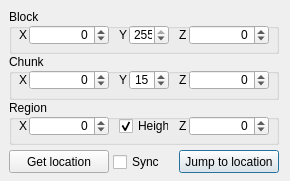
<?xml version="1.0" encoding="UTF-8"?>
<ui version="4.0">
 <class>JumpTo</class>
 <widget class="QDialog" name="JumpTo">
  <property name="geometry">
   <rect>
    <x>0</x>
    <y>0</y>
    <width>290</width>
    <height>181</height>
   </rect>
  </property>
  <property name="windowTitle">
   <string>Dialog</string>
  </property>
  <widget class="QWidget" name="verticalLayoutWidget">
   <property name="geometry">
    <rect>
     <x>9</x>
     <y>9</y>
     <width>270</width>
     <height>181</height>
    </rect>
   </property>
   <layout class="QVBoxLayout" name="verticalLayout">
    <property name="spacing">
     <number>0</number>
    </property>
    <item>
     <widget class="QGroupBox" name="groupBox_Blocks">
      <property name="title">
       <string>Block</string>
      </property>
      <widget class="QSpinBox" name="spinBox_Block_X">
       <property name="geometry">
        <rect>
         <x>20</x>
         <y>16</y>
         <width>80</width>
         <height>20</height>
        </rect>
       </property>
       <property name="alignment">
        <set>Qt::AlignRight|Qt::AlignTrailing|Qt::AlignVCenter</set>
       </property>
       <property name="accelerated">
        <bool>true</bool>
       </property>
       <property name="minimum">
        <number>-30000128</number>
       </property>
       <property name="maximum">
        <number>30000128</number>
       </property>
      </widget>
      <widget class="QSpinBox" name="spinBox_Block_Y">
       <property name="geometry">
        <rect>
         <x>120</x>
         <y>16</y>
         <width>40</width>
         <height>20</height>
        </rect>
       </property>
       <property name="alignment">
        <set>Qt::AlignRight|Qt::AlignTrailing|Qt::AlignVCenter</set>
       </property>
       <property name="accelerated">
        <bool>true</bool>
       </property>
       <property name="maximum">
        <number>255</number>
       </property>
       <property name="value">
        <number>255</number>
       </property>
      </widget>
      <widget class="QSpinBox" name="spinBox_Block_Z">
       <property name="geometry">
        <rect>
         <x>180</x>
         <y>16</y>
         <width>80</width>
         <height>20</height>
        </rect>
       </property>
       <property name="alignment">
        <set>Qt::AlignRight|Qt::AlignTrailing|Qt::AlignVCenter</set>
       </property>
       <property name="accelerated">
        <bool>true</bool>
       </property>
       <property name="minimum">
        <number>-30000128</number>
       </property>
       <property name="maximum">
        <number>30000128</number>
       </property>
      </widget>
      <widget class="QLabel" name="label_Block_X">
       <property name="geometry">
        <rect>
         <x>10</x>
         <y>16</y>
         <width>10</width>
         <height>20</height>
        </rect>
       </property>
       <property name="text">
        <string>X</string>
       </property>
      </widget>
      <widget class="QLabel" name="label_Block_Y">
       <property name="geometry">
        <rect>
         <x>110</x>
         <y>16</y>
         <width>10</width>
         <height>20</height>
        </rect>
       </property>
       <property name="text">
        <string>Y</string>
       </property>
      </widget>
      <widget class="QLabel" name="label_Block_Z">
       <property name="geometry">
        <rect>
         <x>170</x>
         <y>16</y>
         <width>10</width>
         <height>20</height>
        </rect>
       </property>
       <property name="text">
        <string>Z</string>
       </property>
      </widget>
     </widget>
    </item>
    <item>
     <widget class="QGroupBox" name="groupBox_Chunks">
      <property name="title">
       <string>Chunk</string>
      </property>
      <widget class="QSpinBox" name="spinBox_Chunk_X">
       <property name="geometry">
        <rect>
         <x>20</x>
         <y>16</y>
         <width>80</width>
         <height>20</height>
        </rect>
       </property>
       <property name="alignment">
        <set>Qt::AlignRight|Qt::AlignTrailing|Qt::AlignVCenter</set>
       </property>
       <property name="accelerated">
        <bool>true</bool>
       </property>
       <property name="minimum">
        <number>-1875008</number>
       </property>
       <property name="maximum">
        <number>1875008</number>
       </property>
      </widget>
      <widget class="QLabel" name="label_Chunk_X">
       <property name="geometry">
        <rect>
         <x>10</x>
         <y>16</y>
         <width>10</width>
         <height>20</height>
        </rect>
       </property>
       <property name="text">
        <string>X</string>
       </property>
      </widget>
      <widget class="QLabel" name="label_Chunk_Z">
       <property name="geometry">
        <rect>
         <x>170</x>
         <y>16</y>
         <width>10</width>
         <height>20</height>
        </rect>
       </property>
       <property name="text">
        <string>Z</string>
       </property>
      </widget>
      <widget class="QSpinBox" name="spinBox_Chunk_Y">
       <property name="geometry">
        <rect>
         <x>120</x>
         <y>16</y>
         <width>40</width>
         <height>20</height>
        </rect>
       </property>
       <property name="alignment">
        <set>Qt::AlignRight|Qt::AlignTrailing|Qt::AlignVCenter</set>
       </property>
       <property name="accelerated">
        <bool>true</bool>
       </property>
       <property name="maximum">
        <number>16</number>
       </property>
       <property name="value">
        <number>15</number>
       </property>
      </widget>
      <widget class="QSpinBox" name="spinBox_Chunk_Z">
       <property name="geometry">
        <rect>
         <x>180</x>
         <y>16</y>
         <width>80</width>
         <height>20</height>
        </rect>
       </property>
       <property name="alignment">
        <set>Qt::AlignRight|Qt::AlignTrailing|Qt::AlignVCenter</set>
       </property>
       <property name="accelerated">
        <bool>true</bool>
       </property>
       <property name="minimum">
        <number>-1875008</number>
       </property>
       <property name="maximum">
        <number>1875008</number>
       </property>
      </widget>
      <widget class="QLabel" name="label_Chunk_Y">
       <property name="geometry">
        <rect>
         <x>110</x>
         <y>16</y>
         <width>10</width>
         <height>20</height>
        </rect>
       </property>
       <property name="text">
        <string>Y</string>
       </property>
      </widget>
     </widget>
    </item>
    <item>
     <widget class="QGroupBox" name="groupBox_Regions">
      <property name="title">
       <string>Region</string>
      </property>
      <widget class="QSpinBox" name="spinBox_Region_X">
       <property name="geometry">
        <rect>
         <x>20</x>
         <y>16</y>
         <width>80</width>
         <height>20</height>
        </rect>
       </property>
       <property name="alignment">
        <set>Qt::AlignRight|Qt::AlignTrailing|Qt::AlignVCenter</set>
       </property>
       <property name="accelerated">
        <bool>true</bool>
       </property>
       <property name="minimum">
        <number>-58594</number>
       </property>
       <property name="maximum">
        <number>58594</number>
       </property>
      </widget>
      <widget class="QLabel" name="label_Region_Z">
       <property name="geometry">
        <rect>
         <x>170</x>
         <y>16</y>
         <width>10</width>
         <height>20</height>
        </rect>
       </property>
       <property name="text">
        <string>Z</string>
       </property>
      </widget>
      <widget class="QLabel" name="label_Region_X">
       <property name="geometry">
        <rect>
         <x>10</x>
         <y>16</y>
         <width>10</width>
         <height>20</height>
        </rect>
       </property>
       <property name="text">
        <string>X</string>
       </property>
      </widget>
      <widget class="QSpinBox" name="spinBox_Region_Z">
       <property name="geometry">
        <rect>
         <x>180</x>
         <y>16</y>
         <width>80</width>
         <height>20</height>
        </rect>
       </property>
       <property name="alignment">
        <set>Qt::AlignRight|Qt::AlignTrailing|Qt::AlignVCenter</set>
       </property>
       <property name="accelerated">
        <bool>true</bool>
       </property>
       <property name="minimum">
        <number>-58594</number>
       </property>
       <property name="maximum">
        <number>58594</number>
       </property>
      </widget>
      <widget class="QCheckBox" name="checkBox_Use_Y">
       <property name="geometry">
        <rect>
         <x>110</x>
         <y>16</y>
         <width>50</width>
         <height>20</height>
        </rect>
       </property>
       <property name="toolTip">
        <string>Respect Y values</string>
       </property>
       <property name="text">
        <string>Height</string>
       </property>
       <property name="checked">
        <bool>true</bool>
       </property>
      </widget>
     </widget>
    </item>
    <item>
     <widget class="QWidget" name="widget" native="true">
      <widget class="QPushButton" name="pushButton_Jump">
       <property name="geometry">
        <rect>
         <x>170</x>
         <y>5</y>
         <width>100</width>
         <height>23</height>
        </rect>
       </property>
       <property name="text">
        <string>Jump to location</string>
       </property>
      </widget>
      <widget class="QPushButton" name="pushButton_Get">
       <property name="geometry">
        <rect>
         <x>0</x>
         <y>5</y>
         <width>100</width>
         <height>23</height>
        </rect>
       </property>
       <property name="text">
        <string>Get location</string>
       </property>
      </widget>
      <widget class="QCheckBox" name="checkBox_Sync">
       <property name="geometry">
        <rect>
         <x>104</x>
         <y>7</y>
         <width>50</width>
         <height>20</height>
        </rect>
       </property>
       <property name="toolTip">
        <string>Update values through map movement</string>
       </property>
       <property name="text">
        <string>Sync</string>
       </property>
      </widget>
     </widget>
    </item>
   </layout>
  </widget>
 </widget>
 <resources/>
 <connections/>
</ui>
